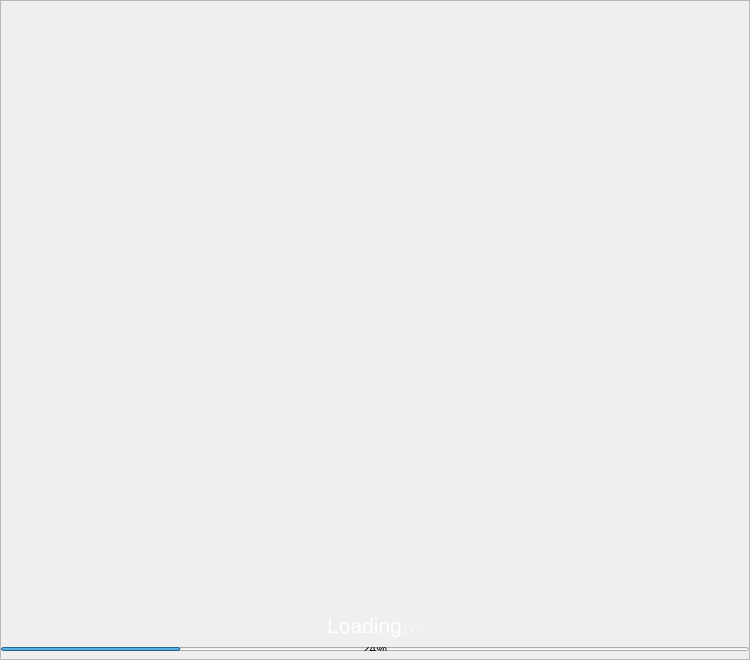
<?xml version="1.0" encoding="UTF-8"?>
<ui version="4.0">
 <class>Splash</class>
 <widget class="QWidget" name="Splash">
  <property name="geometry">
   <rect>
    <x>0</x>
    <y>0</y>
    <width>750</width>
    <height>660</height>
   </rect>
  </property>
  <property name="minimumSize">
   <size>
    <width>0</width>
    <height>660</height>
   </size>
  </property>
  <property name="maximumSize">
   <size>
    <width>16777215</width>
    <height>700</height>
   </size>
  </property>
  <property name="windowTitle">
   <string>Form</string>
  </property>
  <layout class="QVBoxLayout" name="verticalLayout_2">
   <property name="spacing">
    <number>0</number>
   </property>
   <property name="leftMargin">
    <number>0</number>
   </property>
   <property name="topMargin">
    <number>0</number>
   </property>
   <property name="rightMargin">
    <number>0</number>
   </property>
   <property name="bottomMargin">
    <number>0</number>
   </property>
   <item>
    <widget class="QFrame" name="frame">
     <property name="minimumSize">
      <size>
       <width>750</width>
       <height>520</height>
      </size>
     </property>
     <property name="styleSheet">
      <string notr="true"/>
     </property>
     <property name="frameShape">
      <enum>QFrame::StyledPanel</enum>
     </property>
     <property name="frameShadow">
      <enum>QFrame::Raised</enum>
     </property>
     <layout class="QVBoxLayout" name="verticalLayout">
      <property name="spacing">
       <number>0</number>
      </property>
      <property name="leftMargin">
       <number>0</number>
      </property>
      <property name="topMargin">
       <number>0</number>
      </property>
      <property name="rightMargin">
       <number>0</number>
      </property>
      <property name="bottomMargin">
       <number>0</number>
      </property>
      <item>
       <spacer name="verticalSpacer_2">
        <property name="orientation">
         <enum>Qt::Vertical</enum>
        </property>
        <property name="sizeHint" stdset="0">
         <size>
          <width>20</width>
          <height>40</height>
         </size>
        </property>
       </spacer>
      </item>
      <item>
       <spacer name="verticalSpacer">
        <property name="orientation">
         <enum>Qt::Vertical</enum>
        </property>
        <property name="sizeHint" stdset="0">
         <size>
          <width>20</width>
          <height>40</height>
         </size>
        </property>
       </spacer>
      </item>
      <item alignment="Qt::AlignHCenter">
       <widget class="QLabel" name="lblMessage">
        <property name="sizePolicy">
         <sizepolicy hsizetype="Expanding" vsizetype="Preferred">
          <horstretch>0</horstretch>
          <verstretch>0</verstretch>
         </sizepolicy>
        </property>
        <property name="minimumSize">
         <size>
          <width>0</width>
          <height>30</height>
         </size>
        </property>
        <property name="font">
         <font>
          <pointsize>16</pointsize>
         </font>
        </property>
        <property name="styleSheet">
         <string notr="true">color:white;</string>
        </property>
        <property name="text">
         <string>Loading…</string>
        </property>
        <property name="alignment">
         <set>Qt::AlignHCenter|Qt::AlignTop</set>
        </property>
       </widget>
      </item>
      <item>
       <widget class="QWidget" name="layoutProgress" native="true">
        <property name="minimumSize">
         <size>
          <width>0</width>
          <height>8</height>
         </size>
        </property>
        <property name="maximumSize">
         <size>
          <width>16777215</width>
          <height>8</height>
         </size>
        </property>
        <layout class="QHBoxLayout" name="horizontalLayout">
         <property name="spacing">
          <number>0</number>
         </property>
         <property name="leftMargin">
          <number>0</number>
         </property>
         <property name="topMargin">
          <number>4</number>
         </property>
         <property name="rightMargin">
          <number>0</number>
         </property>
         <property name="bottomMargin">
          <number>0</number>
         </property>
         <item>
          <widget class="QProgressBar" name="progressBar">
           <property name="value">
            <number>24</number>
           </property>
          </widget>
         </item>
        </layout>
       </widget>
      </item>
      <item>
       <spacer name="verticalSpacer_3">
        <property name="orientation">
         <enum>Qt::Vertical</enum>
        </property>
        <property name="sizeType">
         <enum>QSizePolicy::Fixed</enum>
        </property>
        <property name="sizeHint" stdset="0">
         <size>
          <width>20</width>
          <height>8</height>
         </size>
        </property>
       </spacer>
      </item>
     </layout>
    </widget>
   </item>
  </layout>
 </widget>
 <resources/>
 <connections/>
</ui>
